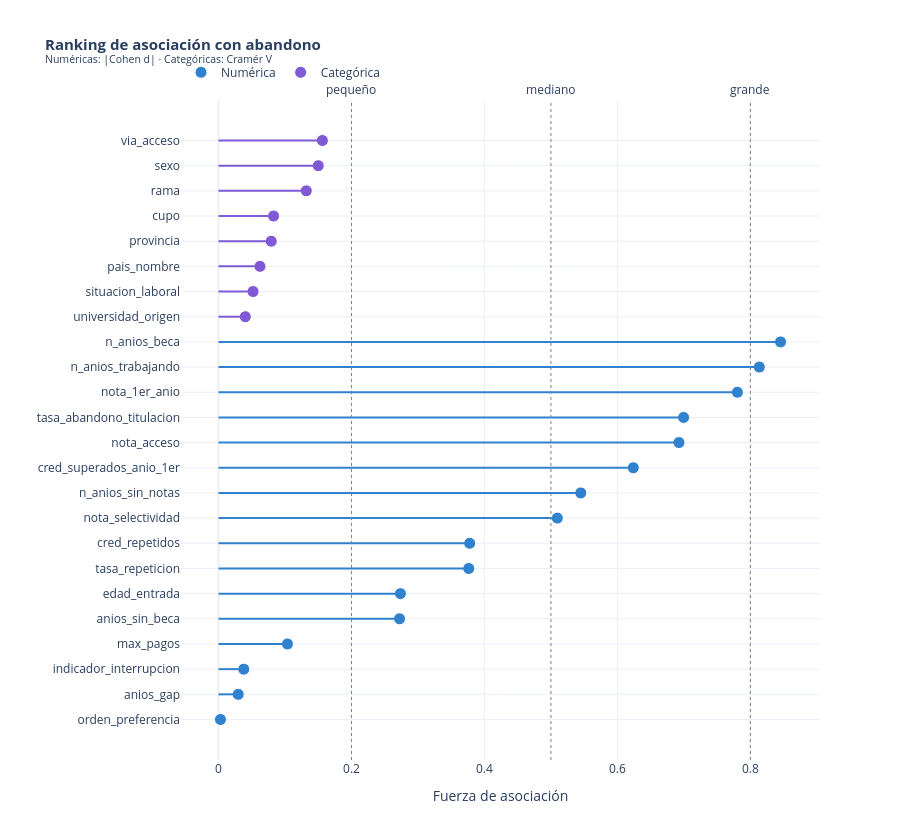

Source (notebook cell):
### Markdown cell above
---
## 3 · Ranking global de asociación con `abandono`

### Code cell
# ── 3 Ranking unificado: numéricas (|cohen_d|) + categóricas (cramer_v) ──────
# Normalizamos a una escala común [0,1] para poder ordenar juntas
ranking_num = resultados_num[["variable", "cohen_d"]].copy()
ranking_num["asociacion"] = ranking_num["cohen_d"].abs()
ranking_num["tipo"] = "Numérica"
ranking_num["metrica"] = "|Cohen d|"

ranking_cat = resultados_cat[["variable", "cramer_v"]].copy()
ranking_cat["asociacion"] = ranking_cat["cramer_v"]
ranking_cat["tipo"] = "Categórica"
ranking_cat["metrica"] = "Cramér V"

ranking = pd.concat([
    ranking_num[["variable", "asociacion", "tipo", "metrica"]],
    ranking_cat[["variable", "asociacion", "tipo", "metrica"]]
], ignore_index=True).sort_values("asociacion", ascending=True)

# Lollipop chart con Plotly
fig_rank = go.Figure()

colores_tipo = {"Numérica": COLOR_CONTINUA, "Categórica": "#805ad5"}

for _, row in ranking.iterrows():
    color = colores_tipo[row["tipo"]]
    # Línea horizontal
    fig_rank.add_shape(
        type="line",
        x0=0, x1=row["asociacion"],
        y0=row["variable"], y1=row["variable"],
        line=dict(color=color, width=2)
    )

for tipo, color in colores_tipo.items():
    sub = ranking[ranking["tipo"] == tipo]
    fig_rank.add_trace(go.Scatter(
        x=sub["asociacion"],
        y=sub["variable"],
        mode="markers",
        marker=dict(size=12, color=color, line=dict(width=1, color="white")),
        name=tipo,
        text=sub.apply(lambda r: f"{r['metrica']}: {r['asociacion']:.3f}", axis=1),
        hovertemplate="<b>%{y}</b><br>%{text}<extra></extra>"
    ))

fig_rank.update_layout(
    title=dict(
        text="<b>Ranking de asociación con abandono</b><br>"
             "<sup>Numéricas: |Cohen d| · Categóricas: Cramér V</sup>",
        font=dict(size=15)
    ),
    xaxis_title="Fuerza de asociación",
    yaxis_title="",
    height=max(400, len(ranking) * 35),
    template="plotly_white",
    legend=dict(orientation="h", yanchor="bottom", y=1.02)
)

# Líneas de referencia para Cohen d
for umbral, etiqueta in [(0.2, "pequeño"), (0.5, "mediano"), (0.8, "grande")]:
    fig_rank.add_vline(
        x=umbral, line_dash="dot", line_color="gray", line_width=1,
        annotation_text=etiqueta, annotation_position="top"
    )

fig_rank.show()

### Figure 1 — Plotly figure (JSON) as saved in the notebook; plotly's stock layout.template omitted (floating-point values rounded to 4 significant figures)
{"data": [{"hovertemplate": "<b>%{y}</b><br>%{text}<extra></extra>", "marker": {"color": "#3182ce", "line": {"color": "white", "width": 1}, "size": 12}, "mode": "markers", "name": "Numérica", "text": ["|Cohen d|: 0.003", "|Cohen d|: 0.030", "|Cohen d|: 0.038", "|Cohen d|: 0.104", "|Cohen d|: 0.272", "|Cohen d|: 0.274", "|Cohen d|: 0.376", "|Cohen d|: 0.378", "|Cohen d|: 0.510", "|Cohen d|: 0.545", "|Cohen d|: 0.624", "|Cohen d|: 0.693", "|Cohen d|: 0.700", "|Cohen d|: 0.780", "|Cohen d|: 0.814", "|Cohen d|: 0.845"], "type": "scatter", "x": [0.0029, 0.0296, 0.038, 0.1037, 0.2723, 0.2736, 0.3764, 0.3778, 0.5096, 0.5449, 0.6239, 0.6926, 0.6996, 0.7805, 0.8135, 0.8454], "y": ["orden_preferencia", "anios_gap", "indicador_interrupcion", "max_pagos", "anios_sin_beca", "edad_entrada", "tasa_repeticion", "cred_repetidos", "nota_selectividad", "n_anios_sin_notas", "cred_superados_anio_1er", "nota_acceso", "tasa_abandono_titulacion", "nota_1er_anio", "n_anios_trabajando", "n_anios_beca"]}, {"hovertemplate": "<b>%{y}</b><br>%{text}<extra></extra>", "marker": {"color": "#805ad5", "line": {"color": "white", "width": 1}, "size": 12}, "mode": "markers", "name": "Categórica", "text": ["Cramér V: 0.040", "Cramér V: 0.052", "Cramér V: 0.062", "Cramér V: 0.079", "Cramér V: 0.083", "Cramér V: 0.132", "Cramér V: 0.150", "Cramér V: 0.156"], "type": "scatter", "x": [0.0403, 0.0519, 0.0624, 0.0793, 0.0828, 0.132, 0.15, 0.1562], "y": ["universidad_origen", "situacion_laboral", "pais_nombre", "provincia", "cupo", "rama", "sexo", "via_acceso"]}], "layout": {"annotations": [{"showarrow": false, "text": "pequeño", "x": 0.2, "xanchor": "center", "xref": "x", "y": 1, "yanchor": "bottom", "yref": "y domain"}, {"showarrow": false, "text": "mediano", "x": 0.5, "xanchor": "center", "xref": "x", "y": 1, "yanchor": "bottom", "yref": "y domain"}, {"showarrow": false, "text": "grande", "x": 0.8, "xanchor": "center", "xref": "x", "y": 1, "yanchor": "bottom", "yref": "y domain"}], "height": 840, "legend": {"orientation": "h", "y": 1.02, "yanchor": "bottom"}, "shapes": [{"line": {"color": "#3182ce", "width": 2}, "type": "line", "x0": 0, "x1": 0.0029, "y0": "orden_preferencia", "y1": "orden_preferencia"}, {"line": {"color": "#3182ce", "width": 2}, "type": "line", "x0": 0, "x1": 0.0296, "y0": "anios_gap", "y1": "anios_gap"}, {"line": {"color": "#3182ce", "width": 2}, "type": "line", "x0": 0, "x1": 0.038, "y0": "indicador_interrupcion", "y1": "indicador_interrupcion"}, {"line": {"color": "#805ad5", "width": 2}, "type": "line", "x0": 0, "x1": 0.0403, "y0": "universidad_origen", "y1": "universidad_origen"}, {"line": {"color": "#805ad5", "width": 2}, "type": "line", "x0": 0, "x1": 0.0519, "y0": "situacion_laboral", "y1": "situacion_laboral"}, {"line": {"color": "#805ad5", "width": 2}, "type": "line", "x0": 0, "x1": 0.0624, "y0": "pais_nombre", "y1": "pais_nombre"}, {"line": {"color": "#805ad5", "width": 2}, "type": "line", "x0": 0, "x1": 0.0793, "y0": "provincia", "y1": "provincia"}, {"line": {"color": "#805ad5", "width": 2}, "type": "line", "x0": 0, "x1": 0.0828, "y0": "cupo", "y1": "cupo"}, {"line": {"color": "#3182ce", "width": 2}, "type": "line", "x0": 0, "x1": 0.1037, "y0": "max_pagos", "y1": "max_pagos"}, {"line": {"color": "#805ad5", "width": 2}, "type": "line", "x0": 0, "x1": 0.132, "y0": "rama", "y1": "rama"}, {"line": {"color": "#805ad5", "width": 2}, "type": "line", "x0": 0, "x1": 0.15, "y0": "sexo", "y1": "sexo"}, {"line": {"color": "#805ad5", "width": 2}, "type": "line", "x0": 0, "x1": 0.1562, "y0": "via_acceso", "y1": "via_acceso"}, {"line": {"color": "#3182ce", "width": 2}, "type": "line", "x0": 0, "x1": 0.2723, "y0": "anios_sin_beca", "y1": "anios_sin_beca"}, {"line": {"color": "#3182ce", "width": 2}, "type": "line", "x0": 0, "x1": 0.2736, "y0": "edad_entrada", "y1": "edad_entrada"}, {"line": {"color": "#3182ce", "width": 2}, "type": "line", "x0": 0, "x1": 0.3764, "y0": "tasa_repeticion", "y1": "tasa_repeticion"}, {"line": {"color": "#3182ce", "width": 2}, "type": "line", "x0": 0, "x1": 0.3778, "y0": "cred_repetidos", "y1": "cred_repetidos"}, {"line": {"color": "#3182ce", "width": 2}, "type": "line", "x0": 0, "x1": 0.5096, "y0": "nota_selectividad", "y1": "nota_selectividad"}, {"line": {"color": "#3182ce", "width": 2}, "type": "line", "x0": 0, "x1": 0.5449, "y0": "n_anios_sin_notas", "y1": "n_anios_sin_notas"}, {"line": {"color": "#3182ce", "width": 2}, "type": "line", "x0": 0, "x1": 0.6239, "y0": "cred_superados_anio_1er", "y1": "cred_superados_anio_1er"}, {"line": {"color": "#3182ce", "width": 2}, "type": "line", "x0": 0, "x1": 0.6926, "y0": "nota_acceso", "y1": "nota_acceso"}, {"line": {"color": "#3182ce", "width": 2}, "type": "line", "x0": 0, "x1": 0.6996, "y0": "tasa_abandono_titulacion", "y1": "tasa_abandono_titulacion"}, {"line": {"color": "#3182ce", "width": 2}, "type": "line", "x0": 0, "x1": 0.7805, "y0": "nota_1er_anio", "y1": "nota_1er_anio"}, {"line": {"color": "#3182ce", "width": 2}, "type": "line", "x0": 0, "x1": 0.8135, "y0": "n_anios_trabajando", "y1": "n_anios_trabajando"}, {"line": {"color": "#3182ce", "width": 2}, "type": "line", "x0": 0, "x1": 0.8454, "y0": "n_anios_beca", "y1": "n_anios_beca"}, {"line": {"color": "gray", "dash": "dot", "width": 1}, "type": "line", "x0": 0.2, "x1": 0.2, "xref": "x", "y0": 0, "y1": 1, "yref": "y domain"}, {"line": {"color": "gray", "dash": "dot", "width": 1}, "type": "line", "x0": 0.5, "x1": 0.5, "xref": "x", "y0": 0, "y1": 1, "yref": "y domain"}, {"line": {"color": "gray", "dash": "dot", "width": 1}, "type": "line", "x0": 0.8, "x1": 0.8, "xref": "x", "y0": 0, "y1": 1, "yref": "y domain"}], "title": {"font": {"size": 15}, "text": "<b>Ranking de asociación con abandono</b><br><sup>Numéricas: |Cohen d| · Categóricas: Cramér V</sup>"}, "xaxis": {"title": {"text": "Fuerza de asociación"}}, "yaxis": {"title": {"text": ""}}}}
